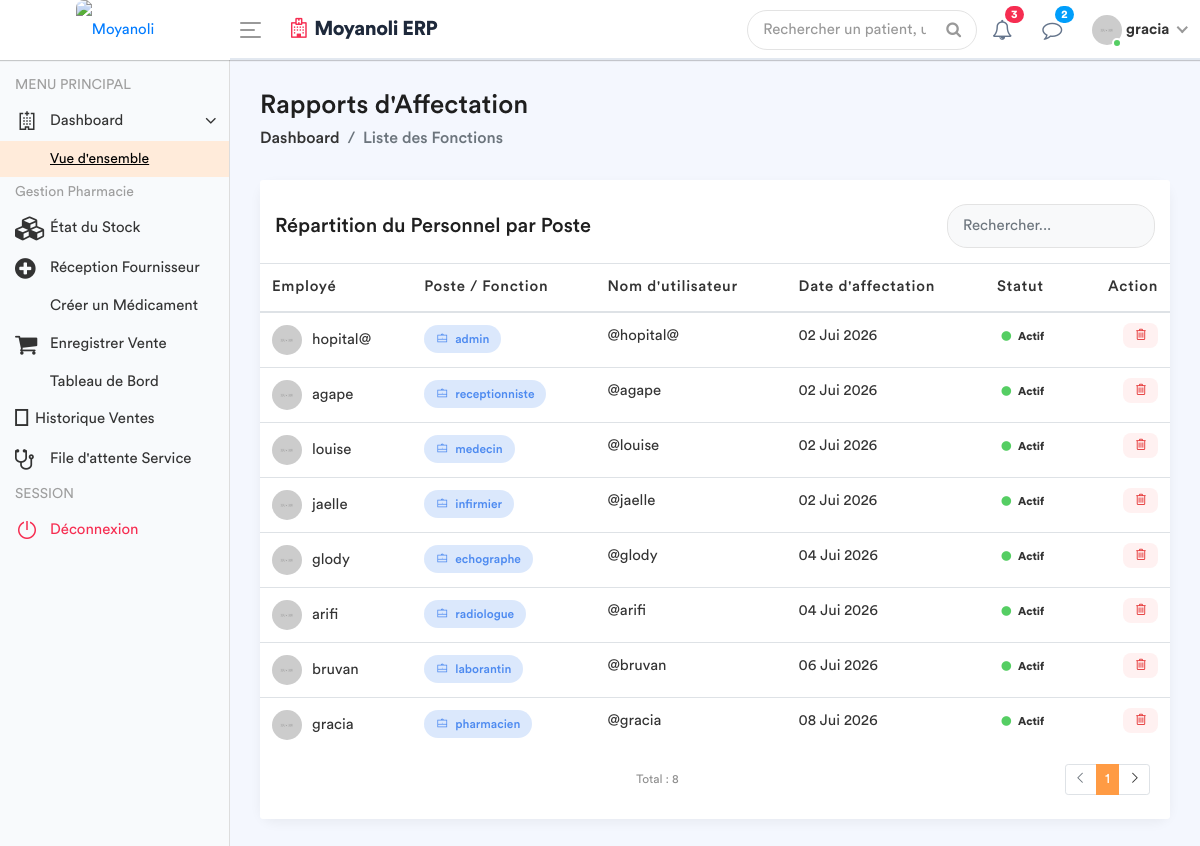
The page /employe-poste/ (signed in) on the database its author committed.
### apps/models.py (models this page shows, shortened)
class Fonction(models.Model):
    fonctionKey = models.ForeignKey(Role, on_delete=models.SET_NULL, null=True)
    userKey = models.ForeignKey(User, on_delete=models.SET_NULL, null=True, related_name='user_fonction')
    autorisation = models.CharField(max_length=30, default='oui')

class Role(models.Model):
    roleName = models.CharField(max_length=30)

### apps/views.py (the view)
# urls.py: path('employe-poste/', views.liste_employe_poste, name='liste_employe_poste'),
@login_required
def liste_employe_poste(request):
    role_user = Fonction.objects.filter(userKey=request.user).first()
    fonctionKey = role_user.fonctionKey.roleName if role_user else None
    liste_postes = Fonction.objects.all().select_related('userKey', 'fonctionKey')
    context = {
        'liste_postes': liste_postes,
        'fonctionKey': fonctionKey,
    }
    return render(request, 'back-end/liste_fonctions.html', context)

### apps/templates/back-end/liste_fonctions.html (shortened to what this page needs)
<!DOCTYPE html>
{% load static %}
<html lang="fr">
    <head>
        {% include 'back-end/includes/css.html'%}
    </head>
    <body>
        <div class="main-wrapper">
            {% include 'back-end/includes/header.html'%}
            {% include 'back-end/includes/sidebar.html'%}
            <div class="page-wrapper">
                <div class="content container-fluid">
                    <div class="page-header">
                        <div class="row align-items-center">
                            <div class="col">
                                <h3 class="page-title">Rapports d'Affectation</h3>
                                <ul class="breadcrumb">
                                    <li class="breadcrumb-item"><a href="{% url 'dashboard' %}">Dashboard</a></li>
                                    <li class="breadcrumb-item active">Liste des Fonctions</li>
                                </ul>
                            </div>
                        </div>
                    </div>
                    <div class="row">
                        <div class="col-md-12">
                            <div class="card card-table">
                                <div class="card-header bg-white border-0 pt-4">
                                    <div class="row align-items-center">
                                        <div class="col">
                                            <h4 class="card-title mb-0">Répartition du Personnel par Poste</h4>
                                        </div>
                                        <div class="col-auto">
                                            <div class="search-box-container">
                                                <input type="text" id="searchInput" class="form-control" placeholder="Rechercher...">
                                            </div>
                                        </div>
                                    </div>
                                </div>
                                <div class="card-body">
                                    <div class="table-responsive">
                                        <table class="table table-hover table-center mb-0">
                                            <thead>
                                                <tr>
                                                    <th>Employé</th>
                                                    <th>Poste / Fonction</th>
                                                    <th>Nom d'utilisateur</th>
                                                    <th>Date d'affectation</th>
                                                    <th>Statut</th>
                                                    <th class="text-right">Action</th>
                                                </tr>
                                            </thead>
                                            <tbody id="tableBody">
                                                {% for poste in liste_postes %}
                                                <tr>
                                                    <td>
                                                        <h2 class="table-avatar">
                                                            <img src="/static/back-end/assets/img/profiles/avatar-01.jpg" alt="">
                                                            {{ poste.userKey.get_full_name|default:poste.userKey.username }}
                                                        </h2>
                                                    </td>
                                                    <td>
                                                        <span class="badge bg-inverse-primary badge-role">
                                                            <i class="la la-briefcase mr-1"></i> {{ poste.fonctionKey.roleName }}
                                                        </span>
                                                    </td>
                                                    <td>@{{ poste.userKey.username }}</td>
                                                    <td>{{ poste.userKey.date_joined|date:"d M Y" }}</td>
                                                    <td>
                                                        {% if poste.userKey.is_active %}
                                                            <span class="badge badge-success-border"><i class="fa fa-circle text-success mr-1"></i> Actif</span>
                                                        {% else %}
                                                            <span class="badge badge-danger-border"><i class="fa fa-circle text-danger mr-1"></i> Inactif</span>
                                                        {% endif %}
                                                    </td>
                                                    <td class="text-right">
                                                        <a href="{% url 'supprimer_poste' poste.id %}"
                                                           class="btn-delete"
                                                           onclick="return confirm('Êtes-vous sûr de vouloir supprimer cette affectation ?');"
                                                           title="Supprimer l'affectation">
                                                            <i class="la la-trash-alt"></i>
                                                        </a>
                                                    </td>
                                                </tr>
                                                {% empty %}
                                                <tr>
                                                    <td colspan="6" class="text-center text-muted py-4">
                                                        Aucune affectation enregistrée.
                                                    </td>
                                                </tr>
                                                {% endfor %}
                                            </tbody>
                                        </table>
                                    </div>
                                </div>
                                <div class="card-footer bg-white border-0 pb-4">
                                    <div class="row align-items-center">
                                        <div class="col">
                                            <small class="text-muted">Total : {{ liste_postes|length }}</small>
                                        </div>
                                        <div class="col-auto">
                                            <ul class="pagination pagination-sm mb-0">
                                                <li class="page-item disabled"><a class="page-link" href="#"><i class="la la-angle-left"></i></a></li>
                                                <li class="page-item active"><a class="page-link" href="#">1</a></li>
                                                <li class="page-item"><a class="page-link" href="#"><i class="la la-angle-right"></i></a></li>
                                            </ul>
                                        </div>
                                    </div>
                                </div>
                            </div>
                        </div>
                    </div>
                </div>
            </div>
        </div>
    </body>
</html>

### apps/templates/back-end/includes/header.html (shortened to what this page needs)
{% load static %}
<div class="header" style="background: #ffffff; border-bottom: 2px solid #e2e8f0;">
    <div class="header-left" style="background: #ffffff;">
        <a href="{% url 'home' %}" class="logo">
            <img src="{% static 'front-end/assets/dr/logo.jpeg' %}" width="45" height="45" alt="Moyanoli" style="border-radius: 8px;">
        </a>
    </div>
    <a id="toggle_btn" href="javascript:void(0);" style="color: #007bff;">
        <span class="bar-icon">
            <span></span>
            <span></span>
            <span></span>
        </span>
    </a>
    <div class="page-title-box">
        <h3 style="color: #1e293b; font-weight: 700; letter-spacing: -0.5px;">
            <i class="fa fa-hospital-o text-danger mr-2"></i>Moyanoli ERP
        </h3>
    </div>
    <ul class="nav user-menu">
        <li class="nav-item">
            <div class="top-nav-search">
                <form action="#">
                    <input class="form-control" type="text" placeholder="Rechercher un patient, un dossier...">
                    <button class="btn" type="submit"><i class="fa fa-search"></i></button>
                </form>
            </div>
        </li>
        <li class="nav-item dropdown">
            <a href="#" class="dropdown-toggle nav-link" data-toggle="dropdown">
                <i class="fa fa-bell-o" style="color: #64748b;"></i> <span class="badge badge-pill bg-danger">3</span>
            </a>
        </li>
        <li class="nav-item dropdown">
            <a href="#" class="dropdown-toggle nav-link" data-toggle="dropdown">
                <i class="fa fa-comment-o" style="color: #64748b;"></i> <span class="badge badge-pill bg-info">2</span>
            </a>
        </li>
        <li class="nav-item dropdown has-arrow main-drop">
            <a href="#" class="dropdown-toggle nav-link" data-toggle="dropdown">
                <span class="user-img">
                    <img src="{% static 'back-end/assets/img/profiles/avatar-21.jpg' %}" alt="">
                    <span class="status online"></span>
                </span>
                <span style="font-weight: 600;">{{ user.username }}</span>
            </a>
        </li>
    </ul>
</div>

### apps/templates/back-end/liste_fonctions.html (style rules this page uses)
.page-wrapper { background-color: #f4f7fe; }
.card-table { border: none; border-radius: 15px; box-shadow: 0 4px 12px rgba(0,0,0,0.05); }
.badge-role { padding: 8px 12px; border-radius: 20px; font-weight: 500; font-size: 12px; }
.table-avatar img { width: 30px; height: 30px; border-radius: 50%; margin-right: 10px; }
.search-box-container { max-width: 300px; }
.search-box-container .form-control { border-radius: 20px; padding-left: 15px; background-color: #f8f9fa; border: 1px solid #e3e3e3; }
.btn-delete { color: #e63c3c; background: #fff1f1; border: none; padding: 5px 10px; border-radius: 8px; transition: all 0.3s; }

### rows shown on the page
Fonction: userKey.get_full_name "hopital@", fonctionKey.roleName "admin", userKey.username "hopital@", userKey.date_joined "02 Jui 2026", shows "Actif"
Fonction: userKey.get_full_name "agape", fonctionKey.roleName "receptionniste", userKey.username "agape", userKey.date_joined "02 Jui 2026", shows "Actif"
Fonction: userKey.get_full_name "louise", fonctionKey.roleName "medecin", userKey.username "louise", userKey.date_joined "02 Jui 2026", shows "Actif"
Fonction: userKey.get_full_name "jaelle", fonctionKey.roleName "infirmier", userKey.username "jaelle", userKey.date_joined "02 Jui 2026", shows "Actif"
Fonction: userKey.get_full_name "glody", fonctionKey.roleName "echographe", userKey.username "glody", userKey.date_joined "04 Jui 2026", shows "Actif"
Fonction: userKey.get_full_name "arifi", fonctionKey.roleName "radiologue", userKey.username "arifi", userKey.date_joined "04 Jui 2026", shows "Actif"
Fonction: userKey.get_full_name "bruvan", fonctionKey.roleName "laborantin", userKey.username "bruvan", userKey.date_joined "06 Jui 2026", shows "Actif"
Fonction: userKey.get_full_name "gracia", fonctionKey.roleName "pharmacien", userKey.username "gracia", userKey.date_joined "08 Jui 2026", shows "Actif"

### other values the page prints
{{ user.username }} "gracia"
{{ liste_postes|length }} "8"
